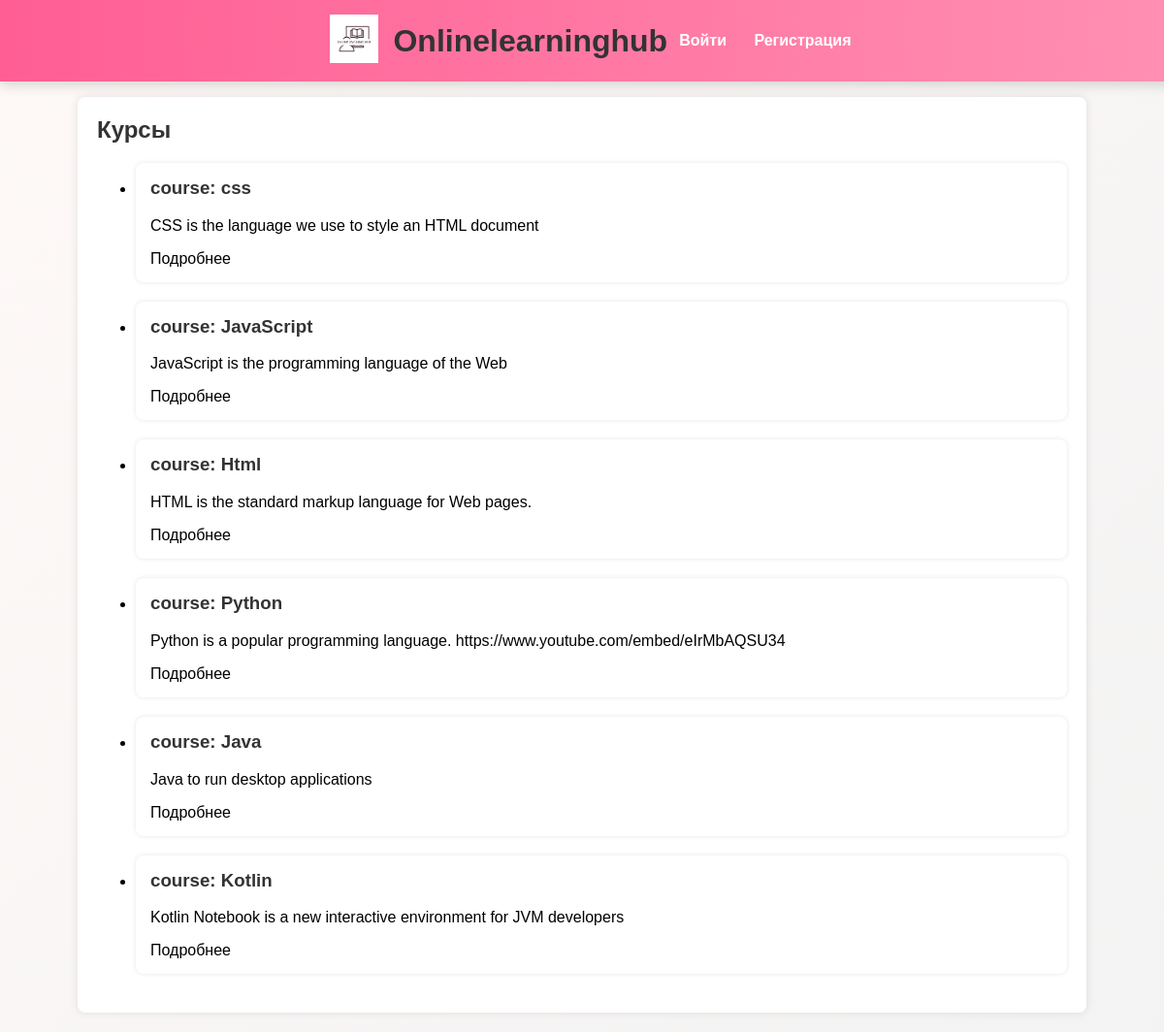
Page /course_list/ on the earlier database version.
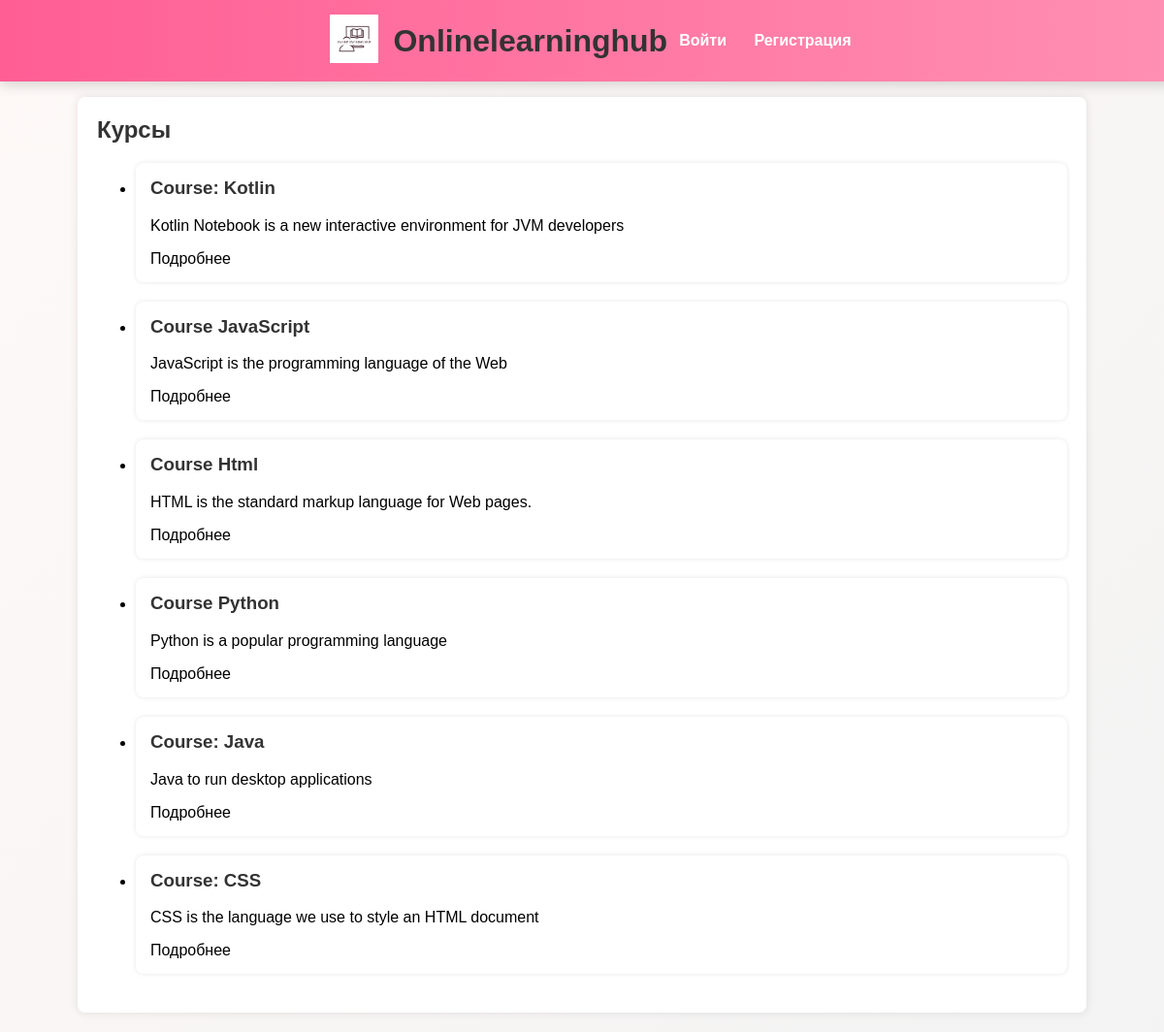
Same page on the later database version.
### myapp/models.py (models this page shows, shortened)
class Course(models.Model):
    title = models.CharField(max_length=100)
    slug = models.SlugField(unique=True, blank=True)
    description = models.TextField()
    teacher = models.ForeignKey(User, on_delete=models.CASCADE, limit_choices_to={'role': 'teacher'})
    created_at = models.DateTimeField(auto_now_add=True)
    video_url = models.CharField(max_length=255, blank=True, null=True)

### myapp/views.py (the view)
# urls.py: path('course_list/', views.course_list, name='course_list'),
def course_list(request):
    courses = Course.objects.all()
    return render(request, 'myapp/course_list.html', {'courses': courses})

### myapp/templates/myapp/course_list.html
{% extends 'myapp/base.html' %}
{% block content %}
<h2>Курсы</h2>
<ul>
  {% for course in courses %}
    <li style="margin-bottom: 20px;">
        <div style="background: white; padding: 15px; border-radius: 8px; box-shadow: 0 0 5px rgba(0,0,0,0.1);">
            <h3>{{ course.title }}</h3>
            <p>{{ course.description|truncatewords:25 }}</p>
            <a href="{% url 'course_detail' course.id %}">Подробнее</a>
        </div>
    </li>
  {% empty %}
    <li>Курсы пока не добавлены.</li>
  {% endfor %}
</ul>
{% endblock %}

Differences in the rows shown:
removed Course: title "course: css", description "CSS is the language we use to style an HTML document"
removed Course: title "course: JavaScript", description "JavaScript is the programming language of the Web"
removed Course: title "course: Html", description "HTML is the standard markup language for Web pages."
removed Course: title "course: Python", description "Python is a popular programming language. https://www.youtube.com/embed/eIrMbAQSU34"
removed Course: title "course: Java", description "Java to run desktop applications"
removed Course: title "course: Kotlin", description "Kotlin Notebook is a new interactive environment for JVM developers"
added Course: title "Course: Kotlin", description "Kotlin Notebook is a new interactive environment for JVM developers"
added Course: title "Course JavaScript", description "JavaScript is the programming language of the Web"
added Course: title "Course Html", description "HTML is the standard markup language for Web pages."
added Course: title "Course Python", description "Python is a popular programming language"
added Course: title "Course: Java", description "Java to run desktop applications"
added Course: title "Course: CSS", description "CSS is the language we use to style an HTML document"
